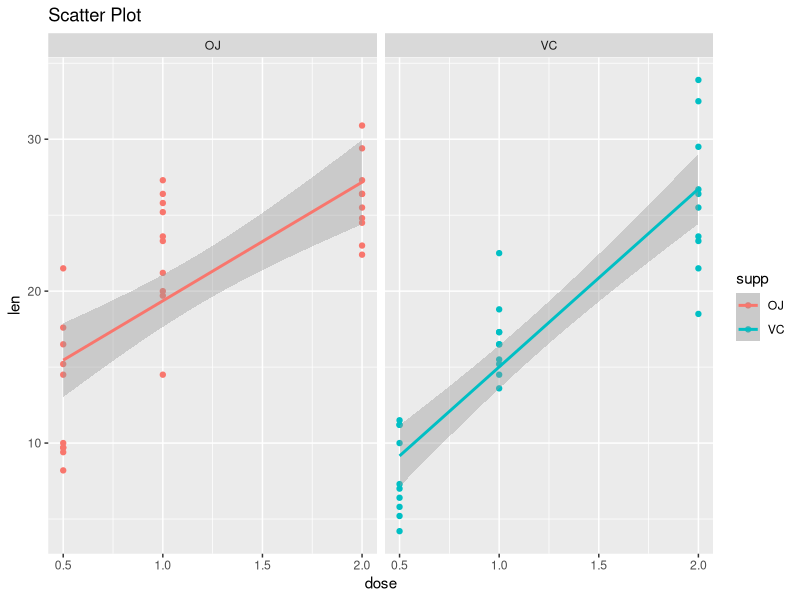
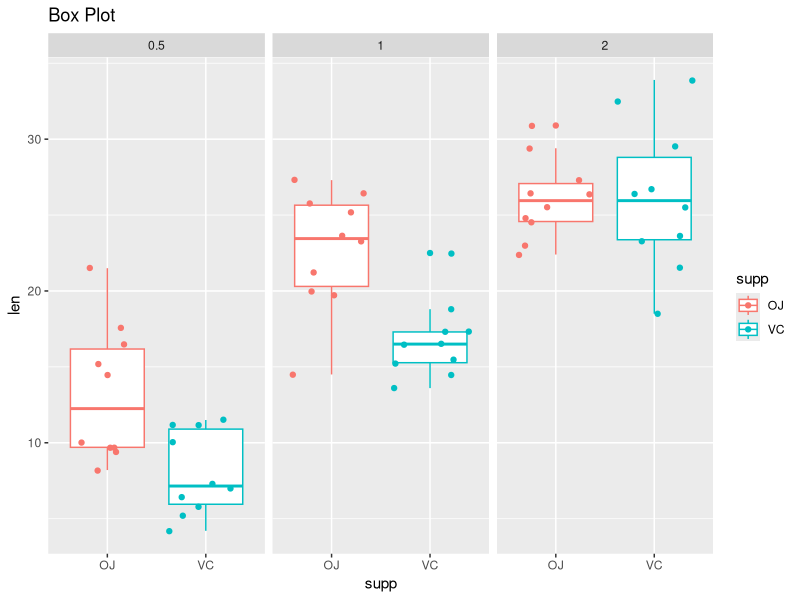
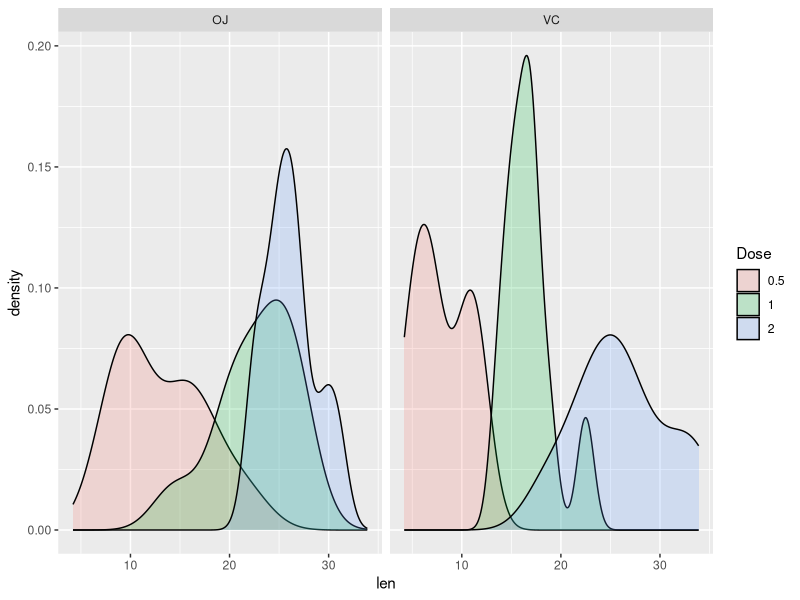

The R source for these figures, in order:
## ---- chunk 1
library(ggplot2)
library(plyr)
library(xtable)
library(grid)

data(ToothGrowth)
head(ToothGrowth)

ggplot(ToothGrowth, aes(x=dose, y=len,col=supp)) + 
  geom_point() + 
  facet_wrap(~ supp) + 
  stat_smooth(method='lm') +
  ggtitle('Scatter Plot')
ggplot(ToothGrowth, aes(supp, len,col=supp)) + 
  geom_boxplot() + geom_jitter()+
  facet_wrap(~ dose) + 
  ggtitle('Box Plot');


## ---- chunk 2
a <-ToothGrowth
summary(ToothGrowth)
str(ToothGrowth)

## ---- chunk 3
mean <-tapply(a$len,a$supp,mean,simplify=F)
mean[1]
sd <-tapply(a$len,a$supp,sd,simplify=F)
## ---- chunk 4
Dose <- as.factor(ToothGrowth$dose);
ggplot(ToothGrowth, aes(len)) + geom_density(aes(fill=Dose), alpha=.2) + facet_wrap(~ supp)
## ---- chunk 5
temp <- t.test(subset(ToothGrowth, supp=='OJ',len),subset(ToothGrowth, supp=='VC',len) )[c('p.value','conf.int')];
bySupp <- data.frame(Lower = temp$conf.int[1], Upper=temp$conf.int[2],P.Value= temp$p.value);
print(xtable(bySupp,cap="T-Test of Orange Juice vs. Ascorbic Acid"),comment=F);
## ---- chunk 6
byDoseSupp <- ddply(ToothGrowth, c('dose'), function(x) {
  VC <- subset(x, supp=='VC',len);
  OJ <- subset(x,supp=='OJ',len);
  res <- t.test(OJ, VC); 
  return(c( res$conf.int, res$p.value));
});
colnames(byDoseSupp) <- c('Dose', 'Lower', 'Upper', 'P.Value');
print(xtable(byDoseSupp, cap="T-Test of OrangeJuice vs. Ascorbic Acid by Dose"), comment=F);
